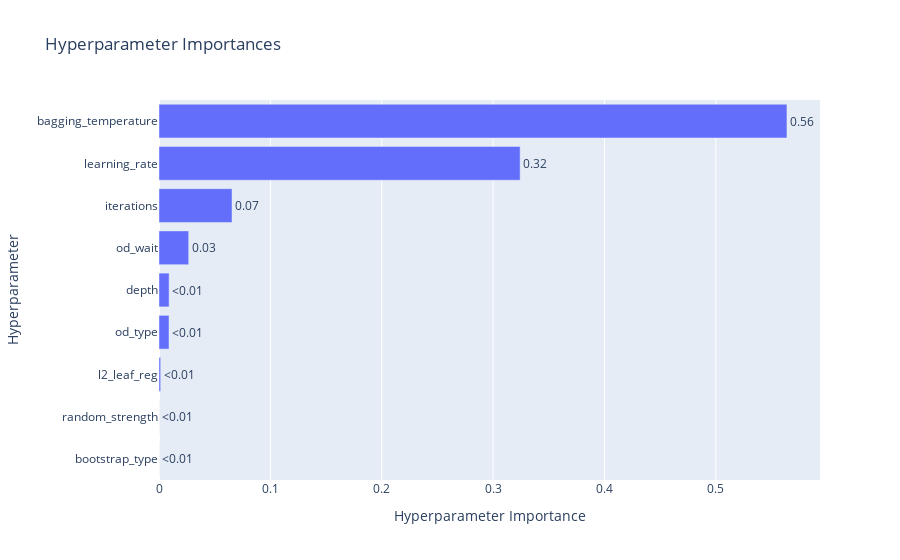

Notebook source saved alongside this figure:
### Code cell
fig = optuna.visualization.plot_param_importances(study)
fig.show()

### Figure 1 — Plotly figure (JSON) as saved in the notebook; plotly's stock layout.template omitted (floating-point values rounded to 4 significant figures)
{"data": [{"cliponaxis": false, "hovertemplate": ["bootstrap_type (CategoricalDistribution): 0.0<extra></extra>", "random_strength (FloatDistribution): 2.2170879212470707e-05<extra></extra>", "l2_leaf_reg (FloatDistribution): 0.00150021504721231<extra></extra>", "od_type (CategoricalDistribution): 0.009004344032570525<extra></extra>", "depth (IntDistribution): 0.009072613133464521<extra></extra>", "od_wait (IntDistribution): 0.026658230129842336<extra></extra>", "iterations (IntDistribution): 0.06557200485265656<extra></extra>", "learning_rate (FloatDistribution): 0.3242913553870398<extra></extra>", "bagging_temperature (FloatDistribution): 0.5638790665380014<extra></extra>"], "name": "Objective Value", "orientation": "h", "text": ["<0.01", "<0.01", "<0.01", "<0.01", "<0.01", "0.03", "0.07", "0.32", "0.56"], "textposition": "outside", "x": [0, 2.217e-05, 0.0015, 0.009004, 0.009073, 0.02666, 0.06557, 0.3243, 0.5639], "y": ["bootstrap_type", "random_strength", "l2_leaf_reg", "od_type", "depth", "od_wait", "iterations", "learning_rate", "bagging_temperature"], "type": "bar"}], "layout": {"title": {"text": "Hyperparameter Importances"}, "xaxis": {"title": {"text": "Hyperparameter Importance"}, "type": "linear", "range": [0, 0.5936], "autorange": true}, "yaxis": {"title": {"text": "Hyperparameter"}, "type": "category", "range": [-0.5, 8.5], "autorange": true}, "autosize": true}}
